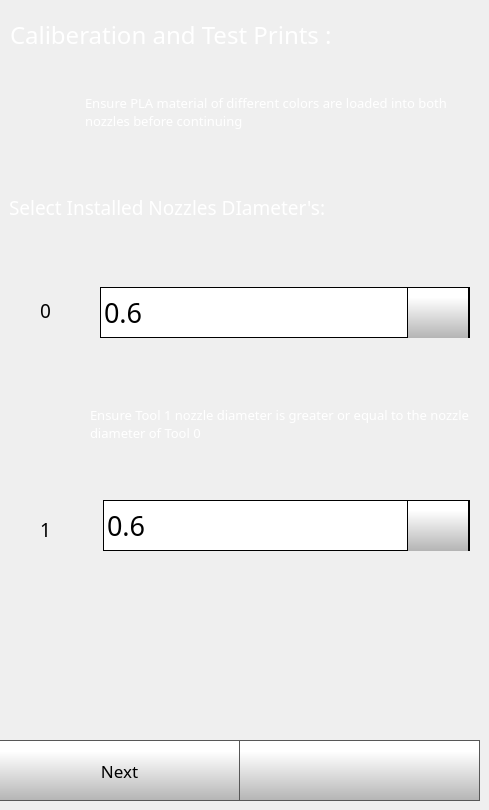
    <widget class="QWidget" name="testPrintsPage1">
     <widget class="QLabel" name="calibrateLabel_2">
      <property name="geometry">
       <rect>
        <x>10</x>
        <y>19</y>
        <width>469</width>
        <height>31</height>
       </rect>
      </property>
      <property name="font">
       <font>
        <family>Gotham</family>
        <pointsize>18</pointsize>
        <weight>50</weight>
        <bold>false</bold>
       </font>
      </property>
      <property name="styleSheet">
       <string notr="true">color: rgb(255, 255, 255);</string>
      </property>
      <property name="text">
       <string>Caliberation and Test Prints :</string>
      </property>
     </widget>
     <widget class="QComboBox" name="testPrintsTool0SizeComboBox">
      <property name="geometry">
       <rect>
        <x>100</x>
        <y>287</y>
        <width>370</width>
        <height>51</height>
       </rect>
      </property>
      <property name="font">
       <font>
        <family>Gotham</family>
        <pointsize>20</pointsize>
       </font>
      </property>
      <property name="styleSheet">
       <string notr="true"> QScrollBar:vertical {
     border: 1px solid black;
border-radius: 5px;
    background-color: rgb(40,40,40);
     width: 60px;
     margin: 67px 0 67px 0;
 }

/* Sets up the color and height of handle */
QScrollBar::handle:vertical {
border-radius: 5px;
background: qlineargradient(spread:pad, x1:0, y1:1, x2:0, y2:0.188, stop:0 rgba(180, 180, 180, 255), stop:1 rgba(255, 255, 255, 255));
min-height: 7px;
}


QScrollBar::add-line:vertical {
     border: 1px solid black;
background: qlineargradient(spread:pad, x1:0, y1:1, x2:0, y2:0.188, stop:0 rgba(180, 180, 180, 255), stop:1 rgba(255, 255, 255, 255));
     height:65px;
border-radius: 5px;
     subcontrol-position: bottom;
     subcontrol-origin: margin;
 }

 QScrollBar::sub-line:vertical {
     border: 1px solid black;
background: qlineargradient(spread:pad, x1:0, y1:1, x2:0, y2:0.188, stop:0 rgba(180, 180, 180, 255), stop:1 rgba(255, 255, 255, 255));
     height: 65px;
border-radius: 5px;
     subcontrol-position: top;
     subcontrol-origin: margin;
 }

QScrollBar::up-arrow:vertical {
 image: url(./templates/img/arrows.png);
    width: 40px;
    height: 40px;
 padding: 5px;
 }
QScrollBar::down-arrow:vertical {
 image: url(./templates/img/arrows-5.png);
    width: 40px;
    height: 40px;
 padding: 5px;
 }

/* need this to get rid of crosshatching on scrollbar background */
QScrollBar::add-page:vertical, QScrollBar::sub-page:vertical {
background: none;
}

QComboBox {
border: 1px solid black;
    padding: 0px 18px 0px 3px;
    min-width: 6em;

}

QComboBox::item {
	color: rgb(0, 0, 0);
}

QComboBox:editable {
    background: white;
}

QComboBox:!editable, QComboBox::drop-down:editable {
background: white;
}

/* QComboBox gets the &quot;on&quot; state when the popup is open */
QComboBox:!editable:on, QComboBox::drop-down:editable:on {
background: white;
}


QComboBox::drop-down {
border-left: 1px solid black;
border-right: 1px solid black;
	background-color: qlineargradient(spread:pad, x1:0, y1:1, x2:0, y2:0.188, stop:0 rgba(180, 180, 180, 255), stop:1 rgba(255, 255, 255, 255));
    width: 60px;
     height: 50px;

}

QComboBox::down-arrow {

image: url(./templates/img/arrows-5.png);
width: 30px;
height: 30px;

}


QComboBox QAbstractItemView {
    selection-background-color: rgb(40, 40, 40);
    background: white;
}</string>
      </property>
      <property name="editable">
       <bool>false</bool>
      </property>
      <property name="maxVisibleItems">
       <number>8</number>
      </property>
      <property name="iconSize">
       <size>
        <width>30</width>
        <height>30</height>
       </size>
      </property>
      <item>
       <property name="text">
        <string>0.6</string>
       </property>
      </item>
      <item>
       <property name="text">
        <string>0.4</string>
       </property>
      </item>
      <item>
       <property name="text">
        <string>0.8</string>
       </property>
      </item>
     </widget>
     <widget class="QComboBox" name="testPrintsTool1SizeComboBox">
      <property name="geometry">
       <rect>
        <x>103</x>
        <y>500</y>
        <width>367</width>
        <height>51</height>
       </rect>
      </property>
      <property name="font">
       <font>
        <family>Gotham</family>
        <pointsize>20</pointsize>
       </font>
      </property>
      <property name="styleSheet">
       <string notr="true"> QScrollBar:vertical {
     border: 1px solid black;
border-radius: 5px;
    background-color: rgb(40,40,40);
     width: 60px;
     margin: 67px 0 67px 0;
 }

/* Sets up the color and height of handle */
QScrollBar::handle:vertical {
border-radius: 5px;
background: qlineargradient(spread:pad, x1:0, y1:1, x2:0, y2:0.188, stop:0 rgba(180, 180, 180, 255), stop:1 rgba(255, 255, 255, 255));
min-height: 7px;
}


QScrollBar::add-line:vertical {
     border: 1px solid black;
background: qlineargradient(spread:pad, x1:0, y1:1, x2:0, y2:0.188, stop:0 rgba(180, 180, 180, 255), stop:1 rgba(255, 255, 255, 255));
     height:65px;
border-radius: 5px;
     subcontrol-position: bottom;
     subcontrol-origin: margin;
 }

 QScrollBar::sub-line:vertical {
     border: 1px solid black;
background: qlineargradient(spread:pad, x1:0, y1:1, x2:0, y2:0.188, stop:0 rgba(180, 180, 180, 255), stop:1 rgba(255, 255, 255, 255));
     height: 65px;
border-radius: 5px;
     subcontrol-position: top;
     subcontrol-origin: margin;
 }

QScrollBar::up-arrow:vertical {
 image: url(./templates/img/arrows.png);
    width: 40px;
    height: 40px;
 padding: 5px;
 }
QScrollBar::down-arrow:vertical {
 image: url(./templates/img/arrows-5.png);
    width: 40px;
    height: 40px;
 padding: 5px;
 }

/* need this to get rid of crosshatching on scrollbar background */
QScrollBar::add-page:vertical, QScrollBar::sub-page:vertical {
background: none;
}

QComboBox {
border: 1px solid black;
    padding: 0px 18px 0px 3px;
    min-width: 6em;

}

QComboBox::item {
	color: rgb(0, 0, 0);
}

QComboBox:editable {
    background: white;
}

QComboBox:!editable, QComboBox::drop-down:editable {
background: white;
}

/* QComboBox gets the &quot;on&quot; state when the popup is open */
QComboBox:!editable:on, QComboBox::drop-down:editable:on {
background: white;
}


QComboBox::drop-down {
border-left: 1px solid black;
border-right: 1px solid black;
	background-color: qlineargradient(spread:pad, x1:0, y1:1, x2:0, y2:0.188, stop:0 rgba(180, 180, 180, 255), stop:1 rgba(255, 255, 255, 255));
    width: 60px;
     height: 50px;

}

QComboBox::down-arrow {

image: url(./templates/img/arrows-5.png);
width: 30px;
height: 30px;

}


QComboBox QAbstractItemView {
    selection-background-color: rgb(40, 40, 40);
    background: white;
}</string>
      </property>
      <property name="editable">
       <bool>false</bool>
      </property>
      <property name="maxVisibleItems">
       <number>8</number>
      </property>
      <property name="iconSize">
       <size>
        <width>30</width>
        <height>30</height>
       </size>
      </property>
      <item>
       <property name="text">
        <string>0.6</string>
       </property>
      </item>
      <item>
       <property name="text">
        <string>0.4</string>
       </property>
      </item>
      <item>
       <property name="text">
        <string>0.8</string>
       </property>
      </item>
     </widget>
     <widget class="QLabel" name="tool0Label_2">
      <property name="geometry">
       <rect>
        <x>31</x>
        <y>288</y>
        <width>50</width>
        <height>50</height>
       </rect>
      </property>
      <property name="font">
       <font>
        <family>Gotham Medium</family>
        <pointsize>14</pointsize>
        <weight>50</weight>
        <bold>false</bold>
        <underline>false</underline>
        <strikeout>false</strikeout>
       </font>
      </property>
      <property name="styleSheet">
       <string notr="true">
   color:  white;</string>
      </property>
      <property name="text">
       <string/>
      </property>
      <property name="pixmap">
       <pixmap>templates/img/Nozzle.png</pixmap>
      </property>
      <property name="scaledContents">
       <bool>true</bool>
      </property>
     </widget>
     <widget class="QLabel" name="tool0TargetTemperature_5">
      <property name="geometry">
       <rect>
        <x>10</x>
        <y>300</y>
        <width>41</width>
        <height>21</height>
       </rect>
      </property>
      <property name="font">
       <font>
        <family>Gotham</family>
        <pointsize>14</pointsize>
        <weight>50</weight>
        <bold>false</bold>
        <underline>false</underline>
        <strikeout>false</strikeout>
       </font>
      </property>
      <property name="styleSheet">
       <string notr="true">
   color:  black;
background-color: rgba(255, 255, 255, 0);</string>
      </property>
      <property name="text">
       <string>0</string>
      </property>
      <property name="alignment">
       <set>Qt::AlignRight|Qt::AlignTrailing|Qt::AlignVCenter</set>
      </property>
     </widget>
     <widget class="QLabel" name="tool1Label_2">
      <property name="geometry">
       <rect>
        <x>30</x>
        <y>506</y>
        <width>50</width>
        <height>50</height>
       </rect>
      </property>
      <property name="font">
       <font>
        <family>Gotham Medium</family>
        <pointsize>14</pointsize>
        <weight>50</weight>
        <bold>false</bold>
        <underline>false</underline>
        <strikeout>false</strikeout>
       </font>
      </property>
      <property name="styleSheet">
       <string notr="true">
   color:  white;</string>
      </property>
      <property name="text">
       <string/>
      </property>
      <property name="pixmap">
       <pixmap>templates/img/Nozzle.png</pixmap>
      </property>
      <property name="scaledContents">
       <bool>true</bool>
      </property>
     </widget>
     <widget class="QLabel" name="tool0TargetTemperature_6">
      <property name="geometry">
       <rect>
        <x>10</x>
        <y>519</y>
        <width>41</width>
        <height>21</height>
       </rect>
      </property>
      <property name="font">
       <font>
        <family>Gotham</family>
        <pointsize>14</pointsize>
        <weight>50</weight>
        <bold>false</bold>
        <underline>false</underline>
        <strikeout>false</strikeout>
       </font>
      </property>
      <property name="styleSheet">
       <string notr="true">
   color:  black;
background-color: rgba(255, 255, 255, 0);</string>
      </property>
      <property name="text">
       <string>1</string>
      </property>
      <property name="alignment">
       <set>Qt::AlignRight|Qt::AlignTrailing|Qt::AlignVCenter</set>
      </property>
     </widget>
     <widget class="QLabel" name="calibrateLabel_3">
      <property name="geometry">
       <rect>
        <x>9</x>
        <y>192</y>
        <width>465</width>
        <height>31</height>
       </rect>
      </property>
      <property name="font">
       <font>
        <family>Gotham</family>
        <pointsize>14</pointsize>
        <weight>50</weight>
        <bold>false</bold>
       </font>
      </property>
      <property name="styleSheet">
       <string notr="true">color: rgb(255, 255, 255);</string>
      </property>
      <property name="text">
       <string>Select Installed Nozzles DIameter's:</string>
      </property>
     </widget>
     <widget class="QPushButton" name="testPrintsNextButton">
      <property name="geometry">
       <rect>
        <x>-1</x>
        <y>740</y>
        <width>241</width>
        <height>61</height>
       </rect>
      </property>
      <property name="font">
       <font>
        <family>Gotham</family>
        <pointsize>13</pointsize>
       </font>
      </property>
      <property name="styleSheet">
       <string notr="true">QPushButton {
     border: 1px solid rgb(87, 87, 87);
	background-color: qlineargradient(spread:pad, x1:0, y1:1, x2:0, y2:0.188, stop:0 rgba(180, 180, 180, 255), stop:1 rgba(255, 255, 255, 255));


}

QPushButton:pressed {
    background-color: qlineargradient(x1: 0, y1: 0, x2: 0, y2: 1,
                                      stop: 0 #dadbde, stop: 1 #f6f7fa);
}

QPushButton:flat {
    border: none; /* no border for a flat push button */
}

QPushButton:default {
    border-color: navy; /* make the default button prominent */
}

QPushButton:focus {
	outline: none;
}</string>
      </property>
      <property name="text">
       <string>Next</string>
      </property>
      <property name="iconSize">
       <size>
        <width>40</width>
        <height>40</height>
       </size>
      </property>
     </widget>
     <widget class="QPushButton" name="testPrintsBackButton">
      <property name="geometry">
       <rect>
        <x>239</x>
        <y>740</y>
        <width>241</width>
        <height>61</height>
       </rect>
      </property>
      <property name="font">
       <font>
        <family>Gotham</family>
        <pointsize>13</pointsize>
       </font>
      </property>
      <property name="styleSheet">
       <string notr="true">QPushButton {
     border: 1px solid rgb(87, 87, 87);
	background-color: qlineargradient(spread:pad, x1:0, y1:1, x2:0, y2:0.188, stop:0 rgba(180, 180, 180, 255), stop:1 rgba(255, 255, 255, 255));


}

QPushButton:pressed {
    background-color: qlineargradient(x1: 0, y1: 0, x2: 0, y2: 1,
                                      stop: 0 #dadbde, stop: 1 #f6f7fa);
}

QPushButton:flat {
    border: none; /* no border for a flat push button */
}

QPushButton:default {
    border-color: navy; /* make the default button prominent */
}

QPushButton:focus {
	outline: none;
}</string>
      </property>
      <property name="text">
       <string/>
      </property>
      <property name="icon">
       <iconset>
        <normaloff>templates/img/arrows-4.png</normaloff>templates/img/arrows-4.png</iconset>
      </property>
      <property name="iconSize">
       <size>
        <width>40</width>
        <height>40</height>
       </size>
      </property>
     </widget>
     <widget class="QLabel" name="calibrateLabel_4">
      <property name="geometry">
       <rect>
        <x>85</x>
        <y>64</y>
        <width>388</width>
        <height>96</height>
       </rect>
      </property>
      <property name="font">
       <font>
        <family>Gotham</family>
        <pointsize>10</pointsize>
        <weight>50</weight>
        <bold>false</bold>
       </font>
      </property>
      <property name="styleSheet">
       <string notr="true">color: rgb(255, 255, 255);</string>
      </property>
      <property name="text">
       <string>Ensure PLA material of different colors are loaded into both nozzles before continuing </string>
      </property>
      <property name="scaledContents">
       <bool>false</bool>
      </property>
      <property name="wordWrap">
       <bool>true</bool>
      </property>
     </widget>
     <widget class="QLabel" name="tool0Label_3">
      <property name="geometry">
       <rect>
        <x>20</x>
        <y>86</y>
        <width>50</width>
        <height>50</height>
       </rect>
      </property>
      <property name="font">
       <font>
        <family>Gotham Medium</family>
        <pointsize>14</pointsize>
        <weight>50</weight>
        <bold>false</bold>
        <underline>false</underline>
        <strikeout>false</strikeout>
       </font>
      </property>
      <property name="styleSheet">
       <string notr="true">
   color:  white;</string>
      </property>
      <property name="text">
       <string/>
      </property>
      <property name="pixmap">
       <pixmap>templates/img/exclamation-mark.png</pixmap>
      </property>
      <property name="scaledContents">
       <bool>true</bool>
      </property>
     </widget>
     <widget class="QLabel" name="calibrateLabel_8">
      <property name="geometry">
       <rect>
        <x>90</x>
        <y>376</y>
        <width>388</width>
        <height>96</height>
       </rect>
      </property>
      <property name="font">
       <font>
        <family>Gotham</family>
        <pointsize>10</pointsize>
        <weight>50</weight>
        <bold>false</bold>
       </font>
      </property>
      <property name="styleSheet">
       <string notr="true">color: rgb(255, 255, 255);</string>
      </property>
      <property name="text">
       <string>Ensure Tool 1 nozzle diameter is greater or equal to the nozzle diameter of Tool 0</string>
      </property>
      <property name="scaledContents">
       <bool>false</bool>
      </property>
      <property name="wordWrap">
       <bool>true</bool>
      </property>
     </widget>
     <widget class="QLabel" name="tool0Label_5">
      <property name="geometry">
       <rect>
        <x>16</x>
        <y>400</y>
        <width>50</width>
        <height>50</height>
       </rect>
      </property>
      <property name="font">
       <font>
        <family>Gotham Medium</family>
        <pointsize>14</pointsize>
        <weight>50</weight>
        <bold>false</bold>
        <underline>false</underline>
        <strikeout>false</strikeout>
       </font>
      </property>
      <property name="styleSheet">
       <string notr="true">
   color:  white;</string>
      </property>
      <property name="text">
       <string/>
      </property>
      <property name="pixmap">
       <pixmap>templates/img/exclamation-mark.png</pixmap>
      </property>
      <property name="scaledContents">
       <bool>true</bool>
      </property>
     </widget>
    </widget>
